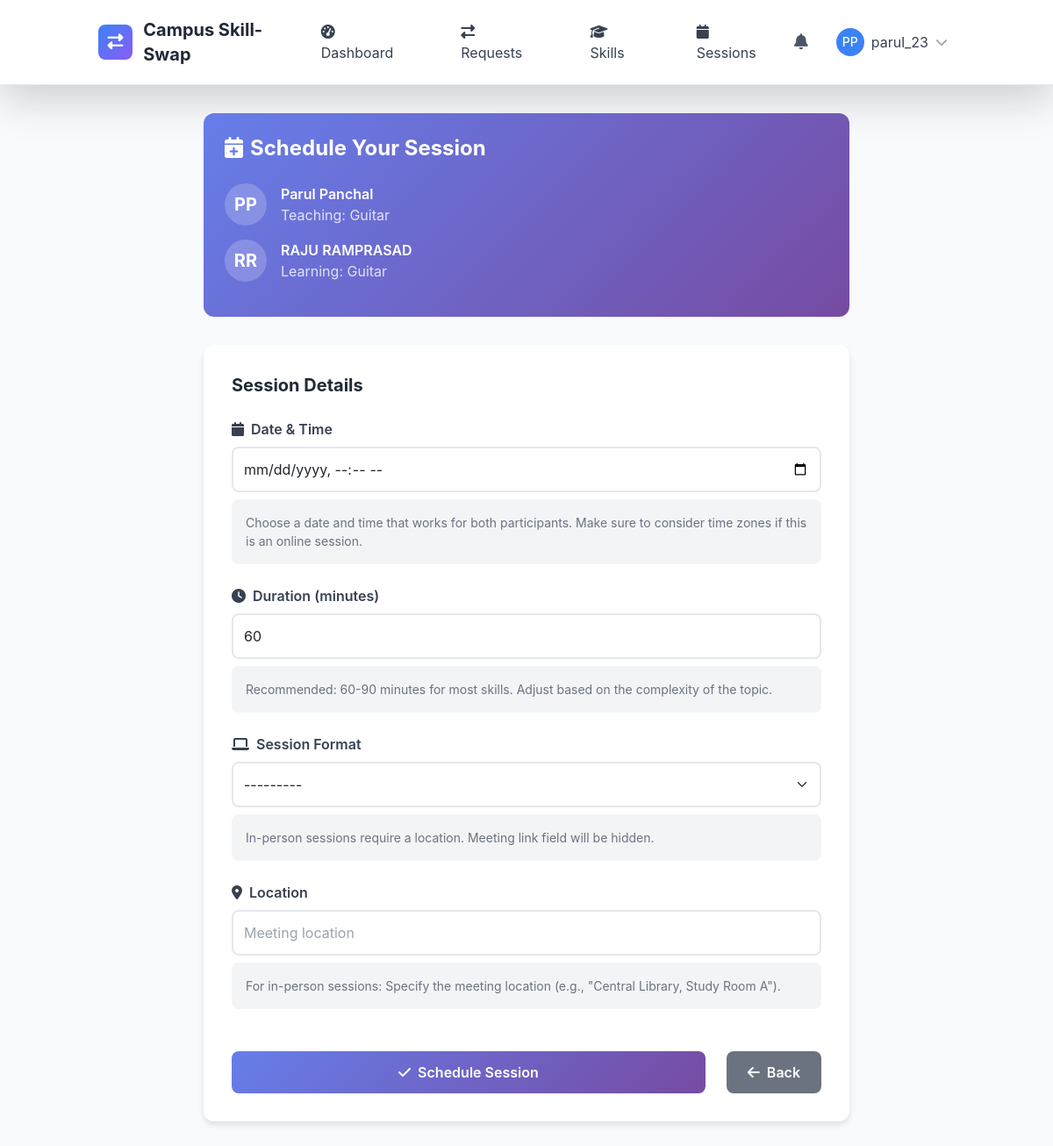
/sessions/schedule/4/ (signed in), run on the app's committed database.
### skill_sessions/models.py (models this page shows, shortened)
class SkillSwapRequest(models.Model):
    STATUS_CHOICES = [
        ('pending', 'Pending'),
        ('accepted', 'Accepted'),
        ('declined', 'Declined'),
        ('cancelled', 'Cancelled'),
        ('expired', 'Expired'),
    ]
    requester = models.ForeignKey(User, on_delete=models.CASCADE, related_name='sent_requests')
    recipient = models.ForeignKey(User, on_delete=models.CASCADE, related_name='received_requests')
    offered_skill = models.ForeignKey(OfferedSkill, on_delete=models.CASCADE, related_name='swap_requests')
    desired_skill = models.ForeignKey(DesiredSkill, on_delete=models.CASCADE, related_name='swap_requests', null=True, blank=True)
    status = models.CharField(max_length=20, choices=STATUS_CHOICES, default='pending')
    message = models.TextField(blank=True, help_text="Personal message from the requester")
    proposed_duration = models.PositiveIntegerField(default=60, help_text="Proposed session duration in minutes")
    proposed_format = models.CharField(max_length=20, choices=[
        ('online', 'Online'),
        ('in_person', 'In-Person'),
        ('flexible', 'Flexible'),
    ], default='flexible')
    proposed_location = models.CharField(max_length=200, blank=True, help_text="For in-person sessions")
    created_at = models.DateTimeField(auto_now_add=True)
    updated_at = models.DateTimeField(auto_now=True)
    expires_at = models.DateTimeField()
    responded_at = models.DateTimeField(null=True, blank=True)
    response_message = models.TextField(blank=True)
    class Meta:
        ordering = ['-created_at']
        db_table = 'swaprequest'

### skills/models.py (models this page shows, shortened)
class OfferedSkill(models.Model):
    PROFICIENCY_LEVELS = [
        ('beginner', 'Beginner'),
        ('intermediate', 'Intermediate'),
        ('advanced', 'Advanced'),
        ('expert', 'Expert'),
    ]
    user = models.ForeignKey(User, on_delete=models.CASCADE, related_name='offered_skills')
    skill = models.ForeignKey(Skill, on_delete=models.CASCADE, related_name='offered_by_users')
    proficiency_level = models.CharField(max_length=20, choices=PROFICIENCY_LEVELS)
    description = models.TextField(blank=True, help_text="Describe your experience with this skill")
    years_of_experience = models.PositiveIntegerField(default=0)
    is_active = models.BooleanField(default=True)
    teaching_preference = models.CharField(max_length=20, choices=[
        ('online', 'Online Only'),
        ('in_person', 'In-Person Only'),
        ('both', 'Both Online and In-Person'),
    ], default='both')
    max_students_per_session = models.PositiveIntegerField(default=1)
    created_at = models.DateTimeField(auto_now_add=True)
    updated_at = models.DateTimeField(auto_now=True)
    total_sessions = models.PositiveIntegerField(default=0)
    average_rating = models.FloatField(default=0.0)
    class Meta:
        ordering = ['-created_at']
        unique_together = ['user', 'skill']
        db_table = 'offeredskill'

class Skill(models.Model):
    name = models.CharField(max_length=100)
    category = models.ForeignKey(SkillCategory, on_delete=models.CASCADE, related_name='skills')
    description = models.TextField(blank=True)
    is_popular = models.BooleanField(default=False)
    created_at = models.DateTimeField(auto_now_add=True)
    updated_at = models.DateTimeField(auto_now=True)
    class Meta:
        ordering = ['category__name', 'name']
        unique_together = ['name', 'category']

### skill_sessions/views.py (the view, shortened to what this page needs)
# urls.py: path('schedule/<int:request_id>/', views.ScheduleSessionView.as_view(), name='schedule_session'),
class ScheduleSessionView(LoginRequiredMixin, CreateView):
    model = SkillSwapSession
    form_class = SessionScheduleForm
    template_name = 'skill_sessions/schedule_session.html'
    success_url = reverse_lazy('skill_sessions:session_list')
    def get_context_data(self, **kwargs):
        context = super().get_context_data(**kwargs)
        request_obj = get_object_or_404(SkillSwapRequest, pk=self.kwargs['request_id'])
        if self.request.user not in [request_obj.requester, request_obj.recipient]:
            raise PermissionDenied("You are not authorized to schedule this session.")
        if request_obj.status != 'accepted':
            raise PermissionDenied("This request has not been accepted yet.")
        if hasattr(request_obj, 'session') and request_obj.session.status not in ['cancelled']:
            raise PermissionDenied("A session has already been scheduled for this request.")
        context['skill_request'] = request_obj
        return context
    def get_form(self, form_class=None):
        form = super().get_form(form_class)
        form.user = self.request.user
        return form

### skill_sessions/forms.py (shortened to what this page needs)
class SessionScheduleForm(forms.ModelForm):
    class Meta:
        model = SkillSwapSession
        fields = ['scheduled_date', 'duration_minutes', 'format', 'location', 'meeting_link']
        widgets = {
            'scheduled_date': forms.DateTimeInput(attrs={
                'type': 'datetime-local',
                'class': 'form-input'
            }),
            'duration_minutes': forms.NumberInput(attrs={
                'class': 'form-input',
                'min': '15',
                'max': '480',
                'step': '15'
            }),
            'format': forms.Select(attrs={'class': 'form-select'}),
            'location': forms.TextInput(attrs={
                'placeholder': 'Meeting location',
                'class': 'form-input'
            }),
            'meeting_link': forms.URLInput(attrs={
                'placeholder': 'https://meet.google.com/...',
                'class': 'form-input'
            }),
        }

### templates/skill_sessions/schedule_session.html (shortened to what this page needs)
{% extends 'base.html' %}
{% load static %}
{% block content %}
<div class="schedule-container">
    <div class="session-info">
        <h2 class="text-2xl font-bold mb-4">
            <i class="fas fa-calendar-plus mr-2"></i>Schedule Your Session
        </h2>
        <div class="user-info">
            <div class="user-avatar">
                {{ skill_request.recipient.first_name|first|upper }}{{ skill_request.recipient.last_name|first|upper }}
            </div>
            <div>
                <div class="font-semibold">{{ skill_request.recipient.get_full_name }}</div>
                <div class="opacity-80">Teaching: {{ skill_request.offered_skill.skill.name }}</div>
            </div>
        </div>
        <div class="user-info">
            <div class="user-avatar">
                {{ skill_request.requester.first_name|first|upper }}{{ skill_request.requester.last_name|first|upper }}
            </div>
            <div>
                <div class="font-semibold">{{ skill_request.requester.get_full_name }}</div>
                <div class="opacity-80">Learning: {{ skill_request.offered_skill.skill.name }}</div>
            </div>
        </div>
    </div>
    <div class="schedule-card">
        <h3 class="text-xl font-bold mb-4 text-gray-800">Session Details</h3>
        <form method="post" class="space-y-6">
            <div class="form-group">
                <label for="{{ form.scheduled_date.id_for_label }}" class="form-label">
                    <i class="fas fa-calendar mr-2"></i>Date & Time
                </label>
                {{ form.scheduled_date }}
                <div class="format-info">
                    Choose a date and time that works for both participants. Make sure to consider time zones if this is an online session.
                </div>
            </div>
            <div class="form-group">
                <label for="{{ form.duration_minutes.id_for_label }}" class="form-label">
                    <i class="fas fa-clock mr-2"></i>Duration (minutes)
                </label>
                {{ form.duration_minutes }}
                <div class="format-info">
                    Recommended: 60-90 minutes for most skills. Adjust based on the complexity of the topic.
                </div>
            </div>
            <div class="form-group">
                <label for="{{ form.format.id_for_label }}" class="form-label">
                    <i class="fas fa-laptop mr-2"></i>Session Format
                </label>
                {{ form.format }}
                <div class="format-info" id="format-info">
                </div>
            </div>
            <div class="form-group" id="location-group">
                <label for="{{ form.location.id_for_label }}" class="form-label">
                    <i class="fas fa-map-marker-alt mr-2"></i>Location
                </label>
                {{ form.location }}
                <div class="format-info">
                    For in-person sessions: Specify the meeting location (e.g., "Central Library, Study Room A").
                </div>
            </div>
            <div class="flex gap-4 pt-6">
                <button type="submit" class="btn btn-primary flex-1">
                    <i class="fas fa-check mr-2"></i>Schedule Session
                </button>
                <a href="{% url 'skill_sessions:request_management' %}" class="btn btn-secondary">
                    <i class="fas fa-arrow-left mr-2"></i>Back
                </a>
            </div>
        </form>
    </div>
</div>
{% endblock %}

### templates/base.html (shortened to what this page needs)
{% load static %}
<!DOCTYPE html>
<html lang="en" class="h-full">
<head>
    <script src="https://cdn.tailwindcss.com"></script>
    <link href="https://cdn.jsdelivr.net/npm/bootstrap@5.3.2/dist/css/bootstrap.min.css" rel="stylesheet">
    <link rel="stylesheet" href="https://cdnjs.cloudflare.com/ajax/libs/font-awesome/6.5.1/css/all.min.css">
</head>
<body class="bg-gray-50 h-full">
    <nav class="bg-white shadow-lg border-b">
        <div class="container mx-auto px-4">
            <div class="flex justify-between items-center py-3">
                <div class="flex items-center space-x-3">
                    <div class="w-10 h-10 gradient-bg rounded-lg flex items-center justify-center">
                        <i class="fas fa-exchange-alt text-white text-lg"></i>
                    </div>
                    <a href="{% url 'core:home' %}" class="text-xl font-bold text-gray-800 hover:text-blue-600 transition-colors">
                        Campus Skill-Swap
                    </a>
                </div>
                <div class="hidden md:flex items-center space-x-6">
                    {% if user.is_authenticated %}
                        <a href="{% url 'core:dashboard' %}" class="nav-link px-3 py-2 text-gray-700 hover:text-blue-600 transition-colors">
                            <i class="fas fa-tachometer-alt mr-2"></i>Dashboard
                        </a>
                        <a href="{% url 'skill_sessions:request_list' %}" class="nav-link px-3 py-2 text-gray-700 hover:text-blue-600 transition-colors">
                            <i class="fas fa-exchange-alt mr-2"></i>Requests
                        </a>
                        <a href="{% url 'skills:skill_list' %}" class="nav-link px-3 py-2 text-gray-700 hover:text-blue-600 transition-colors">
                            <i class="fas fa-graduation-cap mr-2"></i>Skills
                        </a>
                        <a href="{% url 'skill_sessions:session_management' %}" class="nav-link px-3 py-2 text-gray-700 hover:text-blue-600 transition-colors">
                            <i class="fas fa-calendar mr-2"></i>Sessions
                        </a>
                    {% endif %}
                </div>
                <div class="flex items-center space-x-4">
                    {% if user.is_authenticated %}
                        <div class="relative">
                            <button id="notificationBtn" class="relative p-2 text-gray-600 hover:text-blue-600 transition-colors">
                                <i class="fas fa-bell text-lg"></i>
                            </button>
                        </div>
                        <div class="relative">
                            <button id="userMenuBtn" class="flex items-center space-x-2 p-2 rounded-lg hover:bg-gray-100 transition-colors">
                                {% if user.profile.profile_picture %}
                                    <img src="{{ user.profile.profile_picture.url }}" alt="Profile" class="w-8 h-8 rounded-full">
                                {% else %}
                                    <div class="w-8 h-8 bg-blue-500 rounded-full flex items-center justify-center">
                                        <span class="text-white text-sm font-medium">{{ user.first_name|first|upper }}{{ user.last_name|first|upper }}</span>
                                    </div>
                                {% endif %}
                                <span class="hidden md:block text-gray-700">{{ user.username}}</span>
                                <i class="fas fa-chevron-down text-gray-400 text-sm"></i>
                            </button>
                        </div>
                    {% endif %}
                </div>
            </div>
        </div>
    </nav>
    <main class="min-h-screen">
        {% block content %}{% endblock %}
    </main>
</body>
</html>

### templates/base.html (style rules this page uses)
:root { --primary-color: #3B82F6; --secondary-color: #10B981; --accent-color: #8B5CF6; --warning-color: #F59E0B; --danger-color: #EF4444; }
body { font-family: 'Inter', -apple-system, BlinkMacSystemFont, sans-serif; }
.gradient-bg { background: linear-gradient(135deg, var(--primary-color) 0%, var(--accent-color) 100%); }

### templates/skill_sessions/schedule_session.html (style rules this page uses)
.schedule-container { max-width: 800px; margin: 0 auto; padding: 2rem; }
.schedule-card { background: white; border-radius: 12px; box-shadow: 0 4px 6px rgba(0, 0, 0, 0.1); padding: 2rem; margin-bottom: 2rem; }
.session-info { background: linear-gradient(135deg, #667eea 0%, #764ba2 100%); color: white; border-radius: 12px; padding: 1.5rem; margin-bottom: 2rem; }
.form-group { margin-bottom: 1.5rem; }
.form-label { display: block; font-weight: 600; color: #374151; margin-bottom: 0.5rem; }
.form-input { width: 100%; padding: 0.75rem; border: 2px solid #e5e7eb; border-radius: 8px; font-size: 1rem; transition: border-color 0.3s ease; }
.form-select { width: 100%; padding: 0.75rem; border: 2px solid #e5e7eb; border-radius: 8px; font-size: 1rem; background-color: white; transition: border-color 0.3s ease; }
.btn { padding: 0.75rem 1.5rem; border-radius: 8px; font-weight: 600; text-decoration: none; display: inline-block; transition: all 0.3s ease; cursor: pointer; border: none; font-size: 1rem; }
.btn-primary { background: linear-gradient(135deg, #667eea 0%, #764ba2 100%); color: white; }
.btn-secondary { background: #6b7280; color: white; }
.format-info { background: #f3f4f6; border-radius: 8px; padding: 1rem; margin-top: 0.5rem; font-size: 0.875rem; color: #6b7280; }
.user-info { display: flex; align-items: center; margin-bottom: 1rem; }
.user-avatar { width: 48px; height: 48px; border-radius: 50%; background: rgba(255, 255, 255, 0.2); display: flex; align-items: center; justify-content: center; margin-right: 1rem; font-size: 1.25rem; font-weight: bold; }

### data on the page
SkillSwapRequest: recipient.first_name|first "P", recipient.last_name|first "P", recipient.get_full_name "Parul Panchal", offered_skill.skill.name "Guitar", requester.first_name|first "R", requester.last_name|first "R", requester.get_full_name "RAJU RAMPRASAD"

### other printed values
{{ user.first_name|first|upper }} "P"
{{ user.last_name|first|upper }} "P"
{{ user.username }} "parul_23"
